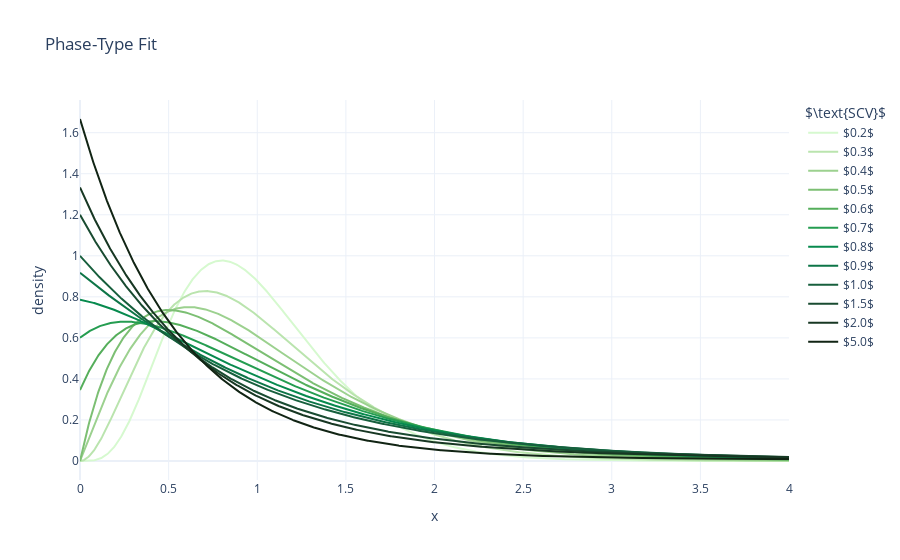

The cell this chart's notebook holds for it:
### Markdown cell above
In the following figure, we have plotted the density of the fitted phase-type distribution given $\mathbb{E}B = 1$ and $\mathbb{S}(B)$. It is clear that the density becomes more concentrated to the mean for lower values for $\mathbb{S}(B)$.

### Code cell
def density_WE(x, K, p, mu):
    return p * erlang.pdf(x, K, scale=1/mu) + (1 - p) * erlang.pdf(x, K+1, scale=1/mu)

def density_HE(x, p, mu1, mu2):
    return p * mu1 * np.exp(-mu1 * x) + (1 - p) * mu2 * np.exp(-mu2 * x)

palette = cycle(px.colors.sequential.algae)
fig = go.Figure()

SCV_list = list(np.arange(0.2,1.1,0.1)) + [1.5, 2.0, 5.0]
x = np.linspace(0,4,1001)

for SCV in SCV_list:
    if SCV <= 1:
        K, p, mu = SCV_to_params(SCV)
        f_x = density_WE(x, K, p, mu)
    else:
        p, mu1, mu2 = SCV_to_params(SCV)
        f_x = density_HE(x, p, mu1, mu2)
    
    fig.add_trace(go.Scatter(x=x, y=f_x, name=f'${SCV:.1f}$', marker_color=next(palette)))

fig.update_layout(
    template='plotly_white',
    title='Phase-Type Fit',
    legend_title='$\\text{SCV}$', 
    xaxis={'title': 'x', 'range': [0, 4], 'dtick': 0.5},
    yaxis={'title': 'density'}
)

fig.show()

### Figure 1 — Plotly figure (JSON) as saved in the notebook; plotly's stock layout.template omitted (floating-point values rounded to 4 significant figures; data arrays with more than 128 entries replaced by an {"elided": "..."} marker saying what was removed)
{"data": [{"marker": {"color": "rgb(214, 249, 207)"}, "name": "$0.2$", "type": "scatter", "x": {"elided": "1001 float values"}, "y": {"elided": "1001 float values"}}, {"marker": {"color": "rgb(186, 228, 174)"}, "name": "$0.3$", "type": "scatter", "x": {"elided": "1001 float values"}, "y": {"elided": "1001 float values"}}, {"marker": {"color": "rgb(156, 209, 143)"}, "name": "$0.4$", "type": "scatter", "x": {"elided": "1001 float values"}, "y": {"elided": "1001 float values"}}, {"marker": {"color": "rgb(124, 191, 115)"}, "name": "$0.5$", "type": "scatter", "x": {"elided": "1001 float values"}, "y": {"elided": "1001 float values"}}, {"marker": {"color": "rgb(85, 174, 91)"}, "name": "$0.6$", "type": "scatter", "x": {"elided": "1001 float values"}, "y": {"elided": "1001 float values"}}, {"marker": {"color": "rgb(37, 157, 81)"}, "name": "$0.7$", "type": "scatter", "x": {"elided": "1001 float values"}, "y": {"elided": "1001 float values"}}, {"marker": {"color": "rgb(7, 138, 78)"}, "name": "$0.8$", "type": "scatter", "x": {"elided": "1001 float values"}, "y": {"elided": "1001 float values"}}, {"marker": {"color": "rgb(13, 117, 71)"}, "name": "$0.9$", "type": "scatter", "x": {"elided": "1001 float values"}, "y": {"elided": "1001 float values"}}, {"marker": {"color": "rgb(23, 95, 61)"}, "name": "$1.0$", "type": "scatter", "x": {"elided": "1001 float values"}, "y": {"elided": "1001 float values"}}, {"marker": {"color": "rgb(25, 75, 49)"}, "name": "$1.5$", "type": "scatter", "x": {"elided": "1001 float values"}, "y": {"elided": "1001 float values"}}, {"marker": {"color": "rgb(23, 55, 35)"}, "name": "$2.0$", "type": "scatter", "x": {"elided": "1001 float values"}, "y": {"elided": "1001 float values"}}, {"marker": {"color": "rgb(17, 36, 20)"}, "name": "$5.0$", "type": "scatter", "x": {"elided": "1001 float values"}, "y": {"elided": "1001 float values"}}], "layout": {"legend": {"title": {"text": "$\\text{SCV}$"}}, "title": {"text": "Phase-Type Fit"}, "xaxis": {"dtick": 0.5, "range": [0, 4], "title": {"text": "x"}}, "yaxis": {"title": {"text": "density"}}}}
